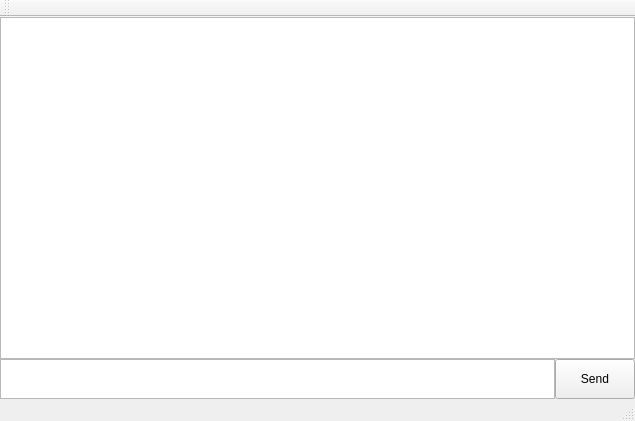
<?xml version="1.0" encoding="UTF-8"?>
<ui version="4.0">
 <class>MainWindowClass</class>
 <widget class="QMainWindow" name="MainWindowClass">
  <property name="geometry">
   <rect>
    <x>0</x>
    <y>0</y>
    <width>635</width>
    <height>421</height>
   </rect>
  </property>
  <property name="windowTitle">
   <string>MainWindow</string>
  </property>
  <widget class="QWidget" name="centralWidget">
   <layout class="QVBoxLayout" name="verticalLayout">
    <property name="spacing">
     <number>0</number>
    </property>
    <property name="leftMargin">
     <number>0</number>
    </property>
    <property name="topMargin">
     <number>0</number>
    </property>
    <property name="rightMargin">
     <number>0</number>
    </property>
    <property name="bottomMargin">
     <number>0</number>
    </property>
    <item>
     <widget class="QListWidget" name="listWidget"/>
    </item>
    <item>
     <layout class="QHBoxLayout" name="horizontalLayout">
      <property name="spacing">
       <number>0</number>
      </property>
      <item>
       <widget class="QTextEdit" name="textEdit">
        <property name="sizePolicy">
         <sizepolicy hsizetype="Expanding" vsizetype="Fixed">
          <horstretch>0</horstretch>
          <verstretch>0</verstretch>
         </sizepolicy>
        </property>
        <property name="maximumSize">
         <size>
          <width>16777215</width>
          <height>40</height>
         </size>
        </property>
       </widget>
      </item>
      <item>
       <widget class="QPushButton" name="pb_Send">
        <property name="sizePolicy">
         <sizepolicy hsizetype="Fixed" vsizetype="Fixed">
          <horstretch>0</horstretch>
          <verstretch>0</verstretch>
         </sizepolicy>
        </property>
        <property name="maximumSize">
         <size>
          <width>80</width>
          <height>40</height>
         </size>
        </property>
        <property name="text">
         <string>Send</string>
        </property>
       </widget>
      </item>
     </layout>
    </item>
   </layout>
  </widget>
  <widget class="QMenuBar" name="menuBar">
   <property name="geometry">
    <rect>
     <x>0</x>
     <y>0</y>
     <width>635</width>
     <height>23</height>
    </rect>
   </property>
  </widget>
  <widget class="QToolBar" name="mainToolBar">
   <attribute name="toolBarArea">
    <enum>TopToolBarArea</enum>
   </attribute>
   <attribute name="toolBarBreak">
    <bool>false</bool>
   </attribute>
  </widget>
  <widget class="QStatusBar" name="statusBar"/>
 </widget>
 <layoutdefault spacing="6" margin="11"/>
 <resources/>
 <connections/>
</ui>
